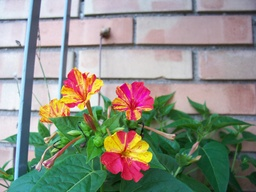
#> input picture src/belle-de-nuit-bicolore.jpg, 256 x 192 px, shrunk from 640 x 480 before the run
$ python ssim.py   (Python 2 division)
#> lines starting #> are read from the running program, lines starting #| are printed output that depends on the picture; after the words box and inside, x2 and y2 are one past the last pixel; in counts of white or black regions, pixels touching at a corner belong together; long printed decimals are rounded
### src/__init__.py
import matplotlib.pyplot as plt
import matplotlib.image as mpimg
import numpy as np


image = mpimg.imread('./belle-de-nuit-bicolore.jpg')
#> image is the input picture: shape (192, 256, 3); mean R, G, B 139.4, 142.4, 131.3
print(image)
#> (printed output is left out)
imgplot = plt.imshow(image)
plt.show(imgplot)

### src/imgutils.py
# coding=utf8

import numpy as np


def decomposition_couleurs(a):
    """
    Prend une matrice de triplets RGB et la décompose en 3 matrices avec les valeurs correspondant aux 3 couleurs
    :param a: matrice de triplets
    :return: trois matrices contenant les éléments des triplets de a
    """
    n = np.shape(a)[0]
    m = np.shape(a)[1]
    r = np.eye(n, m)
    g = np.eye(n, m)
    b = np.eye(n, m)
    for i in range(n):
        for j in range(m):
            r[i][j] = a[i][j][0]
            g[i][j] = a[i][j][1]
            b[i][j] = a[i][j][2]
    return r, g, b


# reconstruction_couleurs
# [18 lines left out: function reconstruction_couleurs, not called in this run]

### src/compression.py
# coding=utf8

import matplotlib.image as mpimg
import matplotlib.pyplot as plt
import numpy as np
import decomp_bidiag as db
import svd
import imgutils as img


# [24 lines left out: function compression_couleur, not called in this run]


def compression_couleur_opti(a, k):
    """
    Similaire à "compression_couleur", mais utilise les fonctions numpy, plus performantes
    :param a: matrice des valeurs d'une composante de couleur
    :param k: rang de la compression
    :return: la matrice a compressée
    """

    u, s, v = np.linalg.svd(a)
    n, m = np.shape(a)
    for i in range(k + 1, min(n, m)):
        s[i] = 0

    s = np.dot(np.diag(s), np.eye(np.shape(a)[0], np.shape(a)[1]))

    res = np.dot(np.dot(u, s), v)

    for i in range(0, n):
        for j in range(0, m):
            if res[i, j] > 1:
                res[i, j] = 1
            if res[i, j] < 0:
                res[i, j] = 0

    return res


# compression
def compression(a, k):
    """
    Effectue la compression au rang k de la matrice de triplets a
    :param a: matrice représentant une image à compresser
    :param k: rang de la compression
    :return: matrice de l'image compressée
    """

    r, g, b = img.decomposition_couleurs(a)
    r = compression_couleur_opti(r, k)
    g = compression_couleur_opti(g, k)
    b = compression_couleur_opti(b, k)
    return img.reconstruction_couleurs(r, g, b)


# [23 lines left out: function compression_test, not called in this run]


# [3 lines that do not run on import are left out]

### src/ssim.py
# coding=utf-8
import numpy as np
from scipy import signal
import matplotlib.image as mpimg
import matplotlib.pyplot as plt
import compression as cp
from src.imgutils import decomposition_couleurs


def fspecial_gauss(size, sigma):
    """
    FONCTION PRISE EN LIGNE POUR UN CALCUL OPTIMISÉ DU SSIM
    Function to mimic the 'fspecial' gaussian MATLAB function

    Crédit: https://ece.uwaterloo.ca/~z70wang/research/ssim/ssim_index.m
    """
    x, y = np.mgrid[-size//2 + 1:size//2 + 1, -size//2 + 1:size//2 + 1]
    g = np.exp(-((x**2 + y**2)/(2.0*sigma**2)))
    return g/g.sum()


def ssim_map(img1, img2, cs_map=False):
    """
    FONCTION PRISE EN LIGNE POUR UN CALCUL OPTIMISÉ DU SSIM

    Return the Structural Similarity Map corresponding to input images img1
    and img2 (images are assumed to be uint8)

    This function attempts to mimic precisely the functionality of ssim.m a
    MATLAB provided by the author's of SSIM
    Crédit: https://ece.uwaterloo.ca/~z70wang/research/ssim/ssim_index.m
    """
    img1 = img1.astype(np.float64)
    img2 = img2.astype(np.float64)
    size = 11
    sigma = 1.5
    window = fspecial_gauss(size, sigma)
    K1 = 0.01
    K2 = 0.03
    L = 255 #bitdepth of image
    C1 = (K1*L)**2
    C2 = (K2*L)**2
    mu1 = signal.fftconvolve(window, img1)
    mu2 = signal.fftconvolve(window, img2)
    mu1_sq = mu1*mu1
    mu2_sq = mu2*mu2
    mu1_mu2 = mu1*mu2
    sigma1_sq = signal.fftconvolve(window, img1*img1) - mu1_sq
    sigma2_sq = signal.fftconvolve(window, img2*img2) - mu2_sq
    sigma12 = signal.fftconvolve(window, img1*img2) - mu1_mu2
    if cs_map:
        return (((2*mu1_mu2 + C1)*(2*sigma12 + C2))/((mu1_sq + mu2_sq + C1)*
                    (sigma1_sq + sigma2_sq + C2)),
                (2.0*sigma12 + C2)/(sigma1_sq + sigma2_sq + C2))
    else:
        return ((2*mu1_mu2 + C1)*(2*sigma12 + C2))/((mu1_sq + mu2_sq + C1)*
                    (sigma1_sq + sigma2_sq + C2))


def ssim(img1, img2):
    """

    :param map:
    :return:
    """

    s_map = SSIM_color(img1, img2)
    n, m = np.shape(s_map)
    sum = 0
    for i in range(0, n):
        for j in range(0, m):
            sum += s_map[i, j]
    return sum / (n * m)


def SSIM_color(img1, img2):
    """
    Réalise la carte SSIM des correspondances entre les images couleurs img1 et img2
    :param img1: première image sujette à la comparaison
    :param img2: seconde image sujette à la comparaison
    :return: la carte SSIM des correspondances
    """

    img1_r, img1_g, img1_b = decomposition_couleurs(img1)
    img2_r, img2_g, img2_b = decomposition_couleurs(img2)
    mapR = ssim_map(img1_r, img2_r)
    mapG = ssim_map(img1_g, img2_g)
    mapB = ssim_map(img1_b, img2_b)

    n, m = np.shape(mapR)
    full_carte = np.empty((n, m))

    for i in range(0, n):
        for j in range(0, m):
            full_carte[i, j] = (mapR[i, j] + mapG[i, j] + mapB[i, j]) / 3

    return full_carte


def SSIM_test(img_filename):
    """
    Réalise la comparaison des cartes de SSIM de la compression d'images à différents rang
    :param img_filename: nom de l'image de test
    """

    img_full = mpimg.imread(img_filename)
    img_comp5 = cp.compression(img_full, 5)
    img_comp50 = cp.compression(img_full, 50)
    img_comp100 = cp.compression(img_full, 100)

    ssim5 = SSIM_color(img_full, img_comp5)
    ssim50 = SSIM_color(img_full, img_comp50)
    ssim100 = SSIM_color(img_full, img_comp100)

    fig, ax = plt.subplots(1, 3)
    ax[0].imshow(ssim5, interpolation='none', cmap='gray')
    ax[0].set_title('k = 5')
    ax[1].imshow(ssim50, interpolation='none', cmap='gray')
    ax[1].set_title('k = 50')
    ax[2].imshow(ssim100, interpolation='none', cmap='gray')
    ax[2].set_title('k = 100')

    plt.suptitle("Cartes SSIM de \"" + img_filename + "\"")
    plt.show()

if __name__ == '__main__':
    #SSIM_test("res/p3_takeoff_base.png")
    #SSIM_test("res/p3_earth_base.png")
    img_full = mpimg.imread("res/p3_takeoff_base.png")
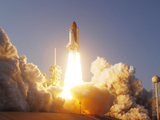
#> input picture src/res/p3_takeoff_base.png, 160 x 120 px, shrunk from 400 x 300 before the run
#> img_full is the input picture: shape (120, 160, 3) float32; mean R, G, B 0.571, 0.504, 0.472
    img_full = img_full.astype(np.float64)
    tab_x = [10*i for i in range(2, 25)]
    tab_y = [ssim(img_full, cp.compression(img_full, k)) for k in tab_x]
#> after the loop in decomposition_couleurs, `for i in range(n):`:
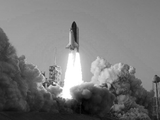
#> b: shape (120, 160) float64; min 0, max 1, mean 0.472
#> after the loop in decomposition_couleurs, `for i in range(n):`:
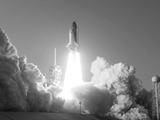
#> g: shape (120, 160) float64; min 0.0588, max 1, mean 0.504
#> in compression_couleur_opti, `u, s, v = np.linalg.svd(a)`: s = 120 values, max 83.07 at index 0, min 0.00655 at index 119, mean 1.26
#> after the loop in compression_couleur_opti, `for i in range(k + 1, min(n, m)):`: s = 120 values, max 83.07 at index 0, min 0 at index 21, mean 1.11
#> after the loop in compression_couleur_opti, `for i in range(0, n):`: res: shape (120, 160) float64; min 0.0952, max 1, mean 0.571
#> call 2 of compression_couleur_opti, with k = 20
#> in compression_couleur_opti (call 2), `u, s, v = np.linalg.svd(a)`:
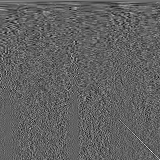
#> v: shape (160, 160) float64; min -0.37, max 0.595, mean 0.000636; drawn with min black and max white
#> in compression_couleur_opti (call 2), `u, s, v = np.linalg.svd(a)`: s = 120 values, max 73.47 at index 0, min 0.00675 at index 119, mean 1.17
#> after the loop in compression_couleur_opti (call 2), `for i in range(k + 1, min(n, m)):`: s = 120 values, max 73.47 at index 0, min 0 at index 21, mean 1.02
#> after the loop in compression_couleur_opti (call 2), `for i in range(0, n):`: res: shape (120, 160) float64; min 0.0605, max 1, mean 0.504
#> call 3 of compression_couleur_opti, with k = 20
#> in compression_couleur_opti (call 3), `u, s, v = np.linalg.svd(a)`:
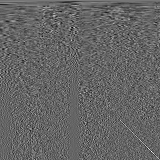
#> v: shape (160, 160) float64; min -0.406, max 0.616, mean 0.000548; drawn with min black and max white
#> in compression_couleur_opti (call 3), `u, s, v = np.linalg.svd(a)`: s = 120 values, max 69.57 at index 0, min 0.00615 at index 119, mean 1.15
#> after the loop in compression_couleur_opti (call 3), `for i in range(k + 1, min(n, m)):`: s = 120 values, max 69.57 at index 0, min 0 at index 21, mean 1
#> after the loop in compression_couleur_opti (call 3), `for i in range(0, n):`: res: shape (120, 160) float64; min 0, max 1, mean 0.472
#> in decomposition_couleurs, `n = np.shape(a)[0]`: n = 120
#> in decomposition_couleurs, `r = np.eye(n, m)`:
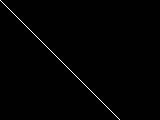
#> r: shape (120, 160) float64; values 0 (black) and 1 (white), 0.62% white in thin lines or dots, all inside (x1, y1, x2, y2) = (0, 0, 120, 120)
#> call 3 of ssim_map, with cs_map = False
#> in ssim_map (call 3), `sigma1_sq = signal.fftconvolve(window, img1*img1) - mu1_sq`:
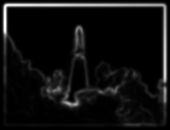
#> sigma1_sq: shape (130, 170) float64; min -5.55e-16, max 0.0875, mean 0.00555; drawn with min black and max white
#> after the loop in ssim, `for i in range(0, n):`: sum = 22099.8
#> tab_y = [1, 1, 1, 1, 1, 1, 1, 1, 1, 1, 1, 1, 1, 1, 1, 1, 1, 1, 1, 1, 1, 1, 1]
    plt.plot(tab_x,tab_y,'-b')
    plt.suptitle("SSIM total, en fonction de k")
    plt.show()
    print ssim(img_full,cp.compression(img_full,10))
#| 1
